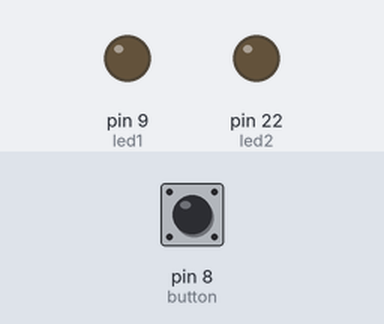
Bench run of a sketch on a simulated Arduino Mega 2560, built with avr-gcc and run on an emulated ATmega2560. Shown: output pins drawn as LEDs (lit = HIGH). The test bench sets the inputs (shaded band); at power-on: pin 8 (button) HIGH.

Above: at 1.2 s.
1.3 s: pin 8 (button) pulled LOW for 0.15 s
At 1.4 s:
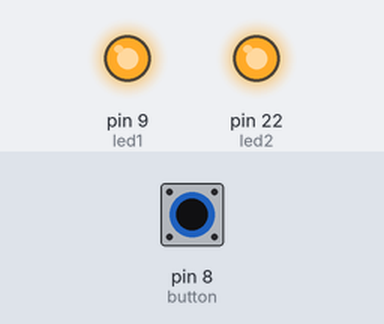
3.0 s: pin 8 (button) pulled LOW for 3.2 s
At 7.0 s:
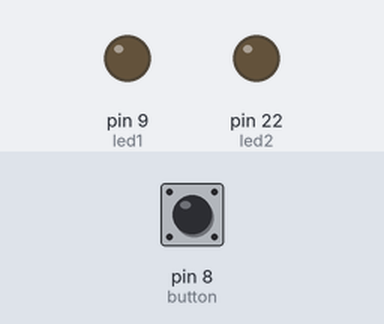
Timing chart, 0 to 8.5 s (numbered marks = the images above; inputs shaded):
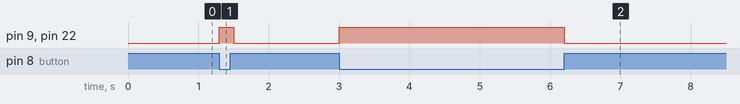

The sketch:

pins_declaration.ino
```cpp
// Wiring code generated from an ArduinoML model
// Application name: Scenario 1


long debounce = 200;

enum STATE {off, on};
STATE currentState = off;

boolean buttonBounceGuard = false;
long buttonLastDebounceTime = 0;

void setup(){
  pinMode(8, INPUT);  // button [Sensor]
  pinMode(9, OUTPUT); // led1 [Actuator]
  pinMode(22, OUTPUT); // led2 [Actuator]
}

void loop() {
	switch(currentState){
		case off:
			digitalWrite(9,LOW);
			digitalWrite(22,LOW);
			buttonBounceGuard = millis() - buttonLastDebounceTime > debounce;
			if(digitalRead(8) == LOW && buttonBounceGuard) {
				buttonLastDebounceTime = millis();
				currentState = on;
			}
		break;
		case on:
			digitalWrite(9,HIGH);
			digitalWrite(22,HIGH);
			buttonBounceGuard = millis() - buttonLastDebounceTime > debounce;
			if(digitalRead(8) == HIGH && buttonBounceGuard) {
				buttonLastDebounceTime = millis();
				currentState = off;
			}
		break;
	}
}
```

Measured:
- after the input at 1.3 s, pin 9 (led1), pin 22 (led2): LOW → HIGH at once, → LOW 0.20 s later
- after the input at 3.0 s, pin 9 (led1), pin 22 (led2): LOW → HIGH at once, → LOW 3.2 s later
